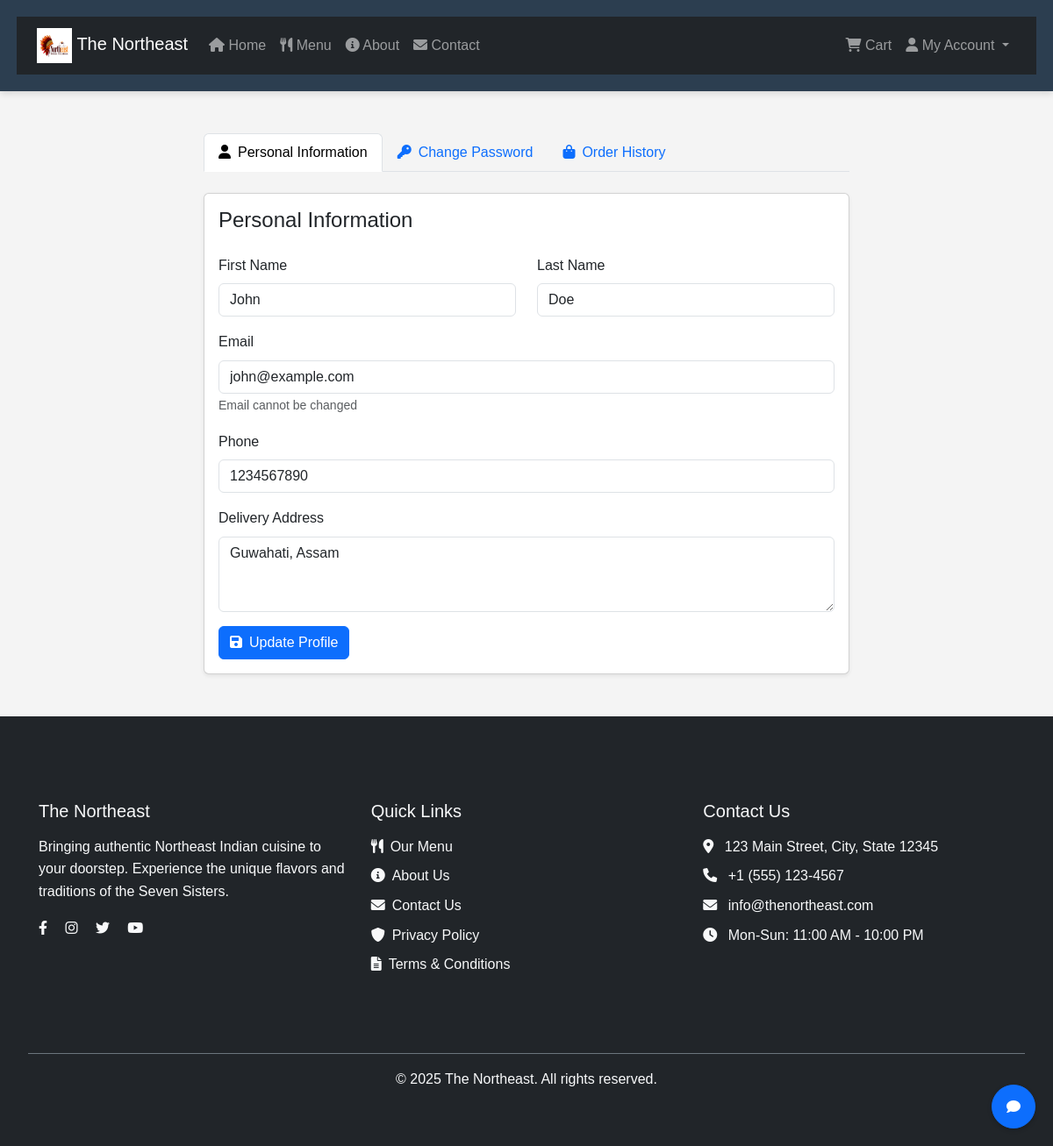
The page /php/views/profile.php (signed in) on the database its author committed.
### tables this page shows
CREATE TABLE `users` (
  `user_id` INT NOT NULL AUTO_INCREMENT,
  `email` VARCHAR(255) NOT NULL,
  `password_hash` VARCHAR(255) NOT NULL,
  `first_name` VARCHAR(50) NOT NULL,
  `last_name` VARCHAR(50) NOT NULL,
  `phone` VARCHAR(20),
  `address` TEXT NOT NULL,
  `is_admin` TINYINT(1) DEFAULT 0,
  `is_active` TINYINT(1) DEFAULT 1,
  PRIMARY KEY (`user_id`),
  UNIQUE KEY `email` (`email`)
);

### php/helpers.php (called while the page is built, shortened)
<?php
function base_url() {
    return BASE_URL;
}
function url($path = '') {
    return rtrim(base_url(), '/') . '/' . ltrim($path, '/');
}

### php/models/User.php (called while the page is built, shortened)
<?php
class User {
    private $pdo;
    public function __construct($pdo) {
        $this->pdo = $pdo;
    }
    public function getUserById($userId) {
        try {
            $stmt = $this->pdo->prepare('SELECT * FROM users WHERE user_id = :user_id');
            $stmt->execute(['user_id' => $userId]);
            return $stmt->fetch();
        } catch (PDOException $e) {
            error_log("Error getting user: " . $e->getMessage());
            return false;
        }
    }
}

### php/views/profile.php (the view, shortened to what this page needs)
<?php
require_once __DIR__ . '/../helpers.php';
require_once __DIR__ . '/../models/User.php';
require_once __DIR__ . '/../db.php';
$user = new User($pdo);
$userData = $user->getUserById($_SESSION['user_id']);
require_once 'header.php';
?>
<main class="container my-5">
    <div class="row">
        <div class="col-md-8 mx-auto">
            <ul class="nav nav-tabs mb-4" id="profileTabs" role="tablist">
                <li class="nav-item">
                    <a class="nav-link active" id="info-tab" data-bs-toggle="tab" href="#info" role="tab">
                        <i class="fas fa-user me-2"></i>Personal Information
                    </a>
                </li>
                <li class="nav-item">
                    <a class="nav-link" id="password-tab" data-bs-toggle="tab" href="#password" role="tab">
                        <i class="fas fa-key me-2"></i>Change Password
                    </a>
                </li>
                <li class="nav-item">
                    <a class="nav-link" id="orders-tab" data-bs-toggle="tab" href="#orders" role="tab">
                        <i class="fas fa-shopping-bag me-2"></i>Order History
                    </a>
                </li>
            </ul>
            <div class="tab-content" id="profileTabsContent">
                <div class="tab-pane fade show active" id="info" role="tabpanel">
                    <div class="card shadow-sm">
                        <div class="card-body">
                            <h2 class="card-title h4 mb-4">Personal Information</h2>
                            <form id="profile-form" action="<?= url('php/controllers/user_controller.php') ?>" method="POST">
                                <div class="row">
                                    <div class="col-md-6 mb-3">
                                        <label for="first_name" class="form-label">First Name</label>
                                        <input type="text" class="form-control" id="first_name" name="first_name"
                                               value="<?= htmlspecialchars($userData['first_name']) ?>" required>
                                    </div>
                                    <div class="col-md-6 mb-3">
                                        <label for="last_name" class="form-label">Last Name</label>
                                        <input type="text" class="form-control" id="last_name" name="last_name"
                                               value="<?= htmlspecialchars($userData['last_name']) ?>" required>
                                    </div>
                                </div>
                                <div class="mb-3">
                                    <label for="email" class="form-label">Email</label>
                                    <input type="email" class="form-control" id="email"
                                           value="<?= htmlspecialchars($userData['email']) ?>" readonly>
                                    <small class="text-muted">Email cannot be changed</small>
                                </div>
                                <div class="mb-3">
                                    <label for="phone" class="form-label">Phone</label>
                                    <input type="tel" class="form-control" id="phone" name="phone"
                                           value="<?= htmlspecialchars($userData['phone'] ?? '') ?>" required>
                                </div>
                                <div class="mb-3">
                                    <label for="address" class="form-label">Delivery Address</label>
                                    <textarea class="form-control" id="address" name="address" rows="3" required><?= htmlspecialchars($userData['address'] ?? '') ?></textarea>
                                </div>
                                <button type="submit" class="btn btn-primary">
                                    <i class="fas fa-save me-2"></i>Update Profile
                                </button>
                            </form>
                        </div>
                    </div>
                </div>
            </div>
        </div>
    </div>
</main>
<?php
require_once 'footer.php';
?>

### css/style.css (style rules this page uses)
* { margin: 0; padding: 0; box-sizing: border-box; }
body { font-family: Arial, sans-serif; line-height: 1.6; background-color: #f4f4f4; }

### rows shown on the page
users: first_name "John", last_name "Doe", email "john@example.com", phone "1234567890", address "Guwahati, Assam"
